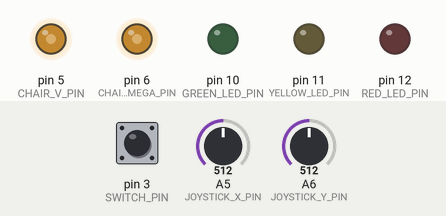
Recording of a sketch running on a simulated Arduino Nano, built with avr-gcc and run on an emulated ATmega328P. Shown: output pins drawn as LEDs (lit = HIGH). The test bench sets the inputs (shaded band); at power-on: pin 3 (SWITCH_PIN) HIGH, A5 (JOYSTICK_X_PIN) = 512, A6 (JOYSTICK_Y_PIN) = 512.

Above: at 1.55 s.
At 2.45 s:
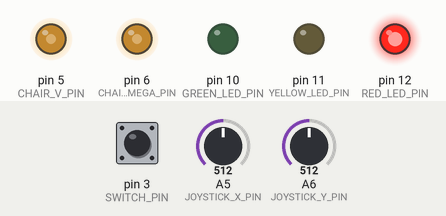
Timing chart, 0 to 4.5 s (numbered marks = the images above):
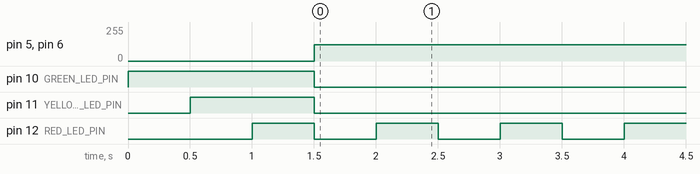

Measured:
- by itself, pin 5 (CHAIR_V_PIN), pin 6 (CHAIR_OMEGA_PIN): 0/255 → 122/255 at 1.5 s
- by itself, pin 12 (RED_LED_PIN): alternates HIGH for 0.50 s and LOW for 0.50 s

The sketch:

main.ino
```cpp
// Production code

#include "Coordinates.h"
#include "Joystick.h"
#include "Chair.h"
#include "PinInterface.h"
#include "RealPinInterface.h"
#include "SerialInterface.h"
#include "Logging.h"
#include "Led.h"

#define JOYSTICK_X_PIN A5
#define JOYSTICK_Y_PIN A6
#define SWITCH_PIN 3
#define CHAIR_V_PIN 5
#define CHAIR_OMEGA_PIN 6
#define GREEN_LED_PIN 10
#define YELLOW_LED_PIN 11
#define RED_LED_PIN 12

// Uncomment line below to enable logging
// #define LOGGING
RealPinInterface pinInterface;
Led led(RED_LED_PIN, YELLOW_LED_PIN, GREEN_LED_PIN, &pinInterface);
Joystick joystick(JOYSTICK_X_PIN, JOYSTICK_Y_PIN, &pinInterface);
Chair chair(CHAIR_V_PIN, CHAIR_OMEGA_PIN, SWITCH_PIN, &pinInterface);
SerialInterface serialInterface;

LinearCoords joystickPosition;
InformationPacket incomingPacket;

void setup()
{
  Serial.begin(115200);
  while (!Serial)
  {
  }
  serialInterface.attach(&Serial);

  // Pin Setup
  joystick.setup();
  chair.setup();
  led.setup();

  // Calibration process
  // joystick.calibrate(Serial);

  return;
}

InformationPacket dummyPacket = {.status = 0, .x = 0, .y = 0, .timestamp = 0};

void loop()
{
  joystickPosition = joystick.position();

  incomingPacket = serialInterface.readPacket();

  if(millis() - incomingPacket.timestamp > 2000)
  {
    led.warning();
    joystickPosition.x = 0;
    joystickPosition.y = 0;
  }

  led.update(incomingPacket.status);

  if (incomingPacket.status == 2)
  {
    joystickPosition.x = incomingPacket.x;
    joystickPosition.y = incomingPacket.y;
  }

  joystickPosition.x *= -0.9;
  joystickPosition.y *= -0.9;

  chair.changeSpeed();
  chair.command(joystickPosition);
}
```

Chair.cpp
```cpp
#include "Chair.h"
#include "Logging.h"

Chair::Chair(int vPin, int omegaPin, int switchPin, PinInterface *pinInterface)
{
    this->vPin = vPin;
    this->omegaPin = omegaPin;
    this->switchPin = switchPin;
    this->pinInterface = pinInterface;
    return;
}

/// @brief Run this to setup chair pins
void Chair::setup()
{
    pinMode(this->vPin, OUTPUT);
    pinMode(this->omegaPin, OUTPUT);
    pinMode(this->switchPin, INPUT_PULLUP);
}


void Chair::changeSpeed()
{
    // The pin is 1 when the switch is off, hence the "not"
    int result = !this->pinInterface->doDigitalRead(this->switchPin);

    if(result && !this->lastSwitchState)
    {
        this->currentSpeed++;
        if(this->currentSpeed >= SPEEDS)
        {
            this->currentSpeed = 0;
        }
    }
    this->lastSwitchState = result;
}

// void Chair::handleHalt(PolarCoords coords)
// {
//     if (this->halt && coords.omega > -30 && coords.omega < 30)
//     {
//         // rotate chair?
//         while (this->halt)
//         {
//             PolarCoords rotate = {.v = 0.5, .omega = -90};
//             this->pinInterface->doAnalogWrite(this->vPin, Coordinates::map(rotate.v, STANDARDIZED_V_MIN, STANDARDIZED_V_MAX, OUTPUT_V_MIN, OUTPUT_V_MAX));
//             this->pinInterface->doAnalogWrite(this->omegaPin, Coordinates::map(rotate.omega, STANDARDIZED_OMEGA_MIN, STANDARDIZED_OMEGA_MAX, OUTPUT_OMEGA_MIN, OUTPUT_OMEGA_MAX));
//         }
//     }
// }

float Chair::safetyBounds(float input)
{
    float biased = input - 0.06;
    if (biased > 2.0)
        return 2.0;
    if (biased < 1.2)
        return 1.2;
    return biased;
}


/// @brief Sends a V and Omega command to the chair DB9
/// @param coords Normalized polar coordinates
void Chair::command(LinearCoords coords)
{

    // Don't send command to chair if halt and coords mean to go "forward"
    LinearCoords command = coords;
    if (this->halt && coords.x > -30 && coords.y < 30)
    {
        command.x = 0;
        command.y = 0;
    }

    // apply deadband
    command.x = abs(command.x)<DEADBAND ? 0 : command.x;
    command.y = abs(command.y)<DEADBAND ? 0 : command.y;

    command.x = command.x * this->speeds[this->currentSpeed];
    command.y = command.y * this->speeds[this->currentSpeed];

    float mappedX = Coordinates::map(command.x, STANDARDIZED_V_MIN, STANDARDIZED_V_MAX, OUTPUT_V_MIN, OUTPUT_V_MAX);
    float mappedY = Coordinates::map(command.y, STANDARDIZED_OMEGA_MIN, STANDARDIZED_OMEGA_MAX, OUTPUT_OMEGA_MIN, OUTPUT_OMEGA_MAX);

    float finalX = this->safetyBounds(mappedX);
    float finalY = this->safetyBounds(mappedY);

    /*sp(finalX);
    sp(" | ");
    spl(finalY);*/

    // Pass command to chair
    this->pinInterface->doAnalogWrite(this->vPin, finalX);
    this->pinInterface->doAnalogWrite(this->omegaPin, finalY);
    return;
}

void Chair::setHalt(bool state)
{
    this->halt = state;
}
```

Chair.h
```cpp
#ifndef CHAIR_H
#define CHAIR_H

#include "Coordinates.h"
#include "PinInterface.h"
#include "Arduino.h"

#define STANDARDIZED_V_MIN -1
#define STANDARDIZED_V_MAX 1
#define STANDARDIZED_OMEGA_MIN -1
#define STANDARDIZED_OMEGA_MAX 1

#define OUTPUT_V_MIN 0
#define OUTPUT_V_MAX 3.3
#define OUTPUT_OMEGA_MIN 0
#define OUTPUT_OMEGA_MAX 3.3

#define SPEEDS 3

#define DEADBAND 0.05

class Chair
{
private:
    int vPin;
    int omegaPin;
    int switchPin;
    float speeds[SPEEDS] = {0.1, 0.2, 0.5};
    int lastSwitchState=0;
    PinInterface *pinInterface;
    bool halt = false;
    // void handleHalt(PolarCoords coords);
public:
    int currentSpeed = 0;
    Chair(int vPin, int omegaPin, int switchPin, PinInterface *pinInterface);
    void setup();
    void command(LinearCoords coords);
    void setHalt(bool state);
    void changeSpeed();
    float safetyBounds(float input);
};

#endif
```

Coordinates.cpp
```cpp
#include "Coordinates.h"

float Coordinates::map(float value, float fromLow, float fromHigh, float toLow, float toHigh){
    return (value - fromLow) * (toHigh - toLow) / (fromHigh - fromLow) + toLow;
}
```

Coordinates.h
```cpp
#ifndef COORDINATES_H
#define COORDINATES_H

#include <math.h>

struct LinearCoords
{
    float x;
    float y;
};


class Coordinates
{
public:
    static float map(float value, float fromLow, float fromHigh, float toLow, float toHigh);
};

#endif
```

Joystick.cpp
```cpp
#include "Joystick.h"

Joystick::Joystick(int xPin, int yPin, PinInterface *pinInterface)
{
    this->xPin = xPin;
    this->yPin = yPin;
    this->pinInterface = pinInterface;
    return;
}

/// @brief Run this to setup joystick pins
void Joystick::setup()
{
    pinMode(this->xPin, INPUT);
    pinMode(this->yPin, INPUT);
}

void Joystick::calibrate(Stream &io)
{
    io.write("Don't touch the joystick. Press any key");
    while(io.read()==-1){}
    calibrate_middle();
    io.write("Place the joystick forward. Press any key");
    while(io.read()==-1){}
    calibrate_front();
    io.write("Place the joystick back. Press any key");
    while(io.read()==-1){}
    calibrate_back();
    io.write("Place the joystick left. Press any key");
    while(io.read()==-1){}
    calibrate_left();
    io.write("Place the joystick right. Press any key");
    while(io.read()==-1){}
    calibrate_right();
}

void Joystick::calibrate_middle()
{
    this->realBounds.midX = this->pinInterface->doAnalogRead(this->xPin);
    this->realBounds.midY = this->pinInterface->doAnalogRead(this->yPin);
    return;
}
bool Joystick::calibrate_left()
{
    float xRead = this->pinInterface->doAnalogRead(this->xPin);
    float yRead = this->pinInterface->doAnalogRead(this->yPin);
    float realValue;

    if(xRead > 1.1*this->realBounds.midX || xRead < 0.9*this->realBounds.midX)
    {
        realValue = xRead;
    }
    else if(yRead > 1.1*this->realBounds.midY || yRead < 0.9*this->realBounds.midY)
    {
        realValue = yRead;
    }
    else
    {
        return false;
    }

    this->realBounds.minX = realValue;
    return true;
}

bool Joystick::calibrate_right()
{
    float xRead = this->pinInterface->doAnalogRead(this->xPin);
    float yRead = this->pinInterface->doAnalogRead(this->yPin);
    float realValue;

    if(xRead > 1.1*this->realBounds.midX || xRead < 0.9*this->realBounds.midX)
    {
        realValue = xRead;
    }
    else if(yRead > 1.1*this->realBounds.midY || yRead < 0.9*this->realBounds.midY)
    {
        realValue = yRead;
    }
    else
    {
        return false;
    }
    this->realBounds.maxX = realValue;
    return true;
}

bool Joystick::calibrate_front()
{
    float xRead = this->pinInterface->doAnalogRead(this->xPin);
    float yRead = this->pinInterface->doAnalogRead(this->yPin);
    float realValue;

    if(xRead > 1.1*this->realBounds.midX || xRead < 0.9*this->realBounds.midX)
    {
        realValue = xRead;
    }
    else if(yRead > 1.1*this->realBounds.midY || yRead < 0.9*this->realBounds.midY)
    {
        realValue = yRead;
    }
    else
    {
        return false;
    }
    this->realBounds.maxY = realValue;
    return true;
}

bool Joystick::calibrate_back()
{
    float xRead = this->pinInterface->doAnalogRead(this->xPin);
    float yRead = this->pinInterface->doAnalogRead(this->yPin);
    float realValue;

    if(xRead > 1.1*this->realBounds.midX || xRead < 0.9*this->realBounds.midX)
    {
        realValue = xRead;
    }
    else if(yRead > 1.1*this->realBounds.midY || yRead < 0.9*this->realBounds.midY)
    {
        realValue = yRead;
    }
    else
    {
        return false;
    }
    this->realBounds.minY = realValue;
    return true;
}

/// @brief Map the joystick coordinates to standardized range
/// @param realCoords
/// @return Coordinates in standardized range
LinearCoords Joystick::joystickMapping(LinearCoords realCoords)
{
    LinearCoords normalizedCoords;
    normalizedCoords.x = Coordinates::map(realCoords.x, realBounds.minX, realBounds.maxX, STANDARDIZED_X_MIN, STANDARDIZED_X_MAX);
    normalizedCoords.y = Coordinates::map(realCoords.y, realBounds.minY, realBounds.maxY, STANDARDIZED_Y_MIN, STANDARDIZED_Y_MAX);

    normalizedCoords.x = normalizedCoords.x < STANDARDIZED_X_MIN ? STANDARDIZED_X_MIN : normalizedCoords.x;
    normalizedCoords.x = normalizedCoords.x > STANDARDIZED_X_MAX ? STANDARDIZED_X_MAX : normalizedCoords.x;
    normalizedCoords.y = normalizedCoords.y < STANDARDIZED_Y_MIN ? STANDARDIZED_Y_MIN : normalizedCoords.y;
    normalizedCoords.y = normalizedCoords.y > STANDARDIZED_Y_MAX ? STANDARDIZED_Y_MAX : normalizedCoords.y;

    return normalizedCoords;
}

LinearCoords Joystick::position()
{
    LinearCoords pos;
    pos.x = this->pinInterface->doAnalogRead(this->xPin);
    pos.y = this->pinInterface->doAnalogRead(this->yPin);
    pos = joystickMapping(pos);
    if(abs(pos.x) < DEADZONE) pos.x = 0;
    if(abs(pos.y) < DEADZONE) pos.y = 0;
    return pos;
}
```

Joystick.h
```cpp
#ifndef JOYSTICK_H
#define JOYSTICK_H

#include "Coordinates.h"
#include "PinInterface.h"
#include "Arduino.h"

#define MIN_X 0
#define MAX_X 5
#define MIN_Y 0
#define MAX_X 5
#define MID_X 0
#define MID_Y 0

#define STANDARDIZED_X_MIN -1
#define STANDARDIZED_X_MAX 1
#define STANDARDIZED_Y_MIN -1
#define STANDARDIZED_Y_MAX 1

#define DEADZONE 0.05

struct JoystickBounds
{
    float minX = MIN_X;
    float maxX = MAX_X;
    float minY = MIN_X;
    float maxY = MAX_X;
    float midX = MID_X;
    float midY = MID_Y;
};

class Joystick
{
private:
    int xPin;
    int yPin;
    PinInterface* pinInterface;
public:
    JoystickBounds realBounds;
    Joystick(int xPin, int yPin, PinInterface* pinInterface);
    void setup();
    void calibrate(Stream &io);
    void calibrate_middle();
    bool calibrate_left();
    bool calibrate_right();
    bool calibrate_front();
    bool calibrate_back();
    LinearCoords joystickMapping(LinearCoords realCoords);
    LinearCoords position();
};

#endif
```

Led.cpp
```cpp
#include "Led.h"
#include "Arduino.h"

Led::Led(int redPin, int yellowPin, int greenPin, PinInterface* pinInterface)
{
    this->redPin = redPin;
    this->yellowPin = yellowPin;
    this->greenPin = greenPin;
    this->pinInterface = pinInterface;
}


void Led::setup()
{
    pinMode(this->redPin, OUTPUT);
    pinMode(this->yellowPin, OUTPUT);
    pinMode(this->greenPin, OUTPUT);

    this->pinInterface->doDigitalWrite(this->greenPin, HIGH);
    delay(500);
    this->pinInterface->doDigitalWrite(this->yellowPin, HIGH);
    delay(500);
    this->pinInterface->doDigitalWrite(this->redPin, HIGH);
    delay(500);
    this->pinInterface->doDigitalWrite(this->greenPin, LOW);
    this->pinInterface->doDigitalWrite(this->yellowPin, LOW);
    this->pinInterface->doDigitalWrite(this->redPin, LOW);
}


void Led::update(int status)
{
    if (status != this->lastStatus)
    {
        switch (status)
        {
        case 0:
            this->pinInterface->doDigitalWrite(this->greenPin, HIGH);
            this->pinInterface->doDigitalWrite(this->yellowPin, LOW);
            this->pinInterface->doDigitalWrite(this->redPin, LOW);
            break;
        case 1:
            this->pinInterface->doDigitalWrite(this->greenPin, LOW);
            this->pinInterface->doDigitalWrite(this->yellowPin, HIGH);
            this->pinInterface->doDigitalWrite(this->redPin, LOW);
            break;
        case 2:
            this->pinInterface->doDigitalWrite(this->greenPin, LOW);
            this->pinInterface->doDigitalWrite(this->yellowPin, LOW);
            this->pinInterface->doDigitalWrite(this->redPin, HIGH);
            break;
        default:
            break;
        }
    }
    this->lastStatus = status;
}


void Led::warning()
{
    this->pinInterface->doDigitalWrite(this->greenPin, LOW);
    this->pinInterface->doDigitalWrite(this->yellowPin, LOW);
    this->pinInterface->doDigitalWrite(this->redPin, HIGH);
    delay(500);
    this->pinInterface->doDigitalWrite(this->redPin, LOW);
    delay(500);
}
```

Led.h
```cpp
#ifndef LED_H
#define LED_H

#include "PinInterface.h"

class Led
{
private:
    int redPin;
    int yellowPin;
    int greenPin;
    PinInterface* pinInterface;
public:
    int lastStatus = -1;
    Led(int redPin, int yellowPin, int greenPin, PinInterface* pinInterface);
    void setup();
    void update(int status);
    void warning();
};


#endif // LED_H
```

Logging.h
```cpp
// #define LOGGING
#ifdef LOGGING
#define sp(...) Serial.print(__VA_ARGS__);
#define spl(...) Serial.println(__VA_ARGS__);
#else
#define sp(...)
#define spl(...)
#endif
```

PinInterface.cpp
```cpp
#include "PinInterface.h"

void PinInterface::doDigitalWrite(uint8_t pin, uint8_t val)
{
}
int PinInterface::doDigitalRead(uint8_t pin)
{
    return 0;
}
void PinInterface::doAnalogWrite(uint8_t pin, float val)
{
}
float PinInterface::doAnalogRead(uint8_t pin)
{
    return 0.0;
}
```

PinInterface.h
```cpp
#ifndef PININTERFACE_H
#define PININTERFACE_H

#include <stdint.h>

class PinInterface
{
public:
    virtual void doDigitalWrite(uint8_t pin, uint8_t val);
    virtual int doDigitalRead(uint8_t pin);
    virtual void doAnalogWrite(uint8_t pin, float val);
    virtual float doAnalogRead(uint8_t pin);
};


#endif
```

RealPinInterface.cpp
```cpp
#include "RealPinInterface.h"

void RealPinInterface::doDigitalWrite(uint8_t pin, uint8_t val)
{
    digitalWrite(pin, val);
}

int RealPinInterface::doDigitalRead(uint8_t pin)
{
    return digitalRead(pin);
}

/// @brief Analog Write
/// @param pin Pin number
/// @param val Value between 0 and 3.3 to write
void RealPinInterface::doAnalogWrite(uint8_t pin, float val)
{
    float finalVal = val;
    if(val < 0) finalVal = 0;
    if(val > 3.3) finalVal = 3.3;
    int realVal = static_cast<int>(finalVal * 255/3.3);
    analogWrite(pin, realVal);
}

/// @brief Analog Read
/// @param pin Pin number
/// @return Value between 0 and 3.3 (V)
float RealPinInterface::doAnalogRead(uint8_t pin)
{
    return static_cast<float>(analogRead(pin)) * ANALOG_RESOLUTION;
}
```

RealPinInterface.h
```cpp
#if !defined(REALPININTERFACE_H)
#define REALPININTERFACE_H

#include "PinInterface.h"
#include "Arduino.h"

#define ANALOG_RESOLUTION 5 / 1023

class RealPinInterface : public PinInterface
{
public:
    void doDigitalWrite(uint8_t pin, uint8_t val);
    int doDigitalRead(uint8_t pin);
    void doAnalogWrite(uint8_t pin, float val);
    float doAnalogRead(uint8_t pin);
};

#endif // REALPININTERFACE_H
```

SerialInterface.cpp
```cpp
#include "SerialInterface.h"

SerialInterface::SerialInterface()
{
}

/// @brief Attaches a stream to read packets from (probably Serial in
/// production, but a mock for testing)
/// @param io
void SerialInterface::attach(Stream* io)
{
    stream = io;
    return;
}

InformationPacket SerialInterface::decodePacket(char * rawPacket)
{
    InformationPacket packet;

    char *ptr;
    ptr = strtok(rawPacket, ";");
    packet.status = (int)atoi(ptr);
    ptr = strtok(NULL, ";");
    packet.x = (float)atoi(ptr) / 1023.0;
    ptr = strtok(NULL, ";");
    packet.y = (float)atoi(ptr) / 1023.0;
    return packet;
}

/// @brief Reads a packet from the stream
/// @return Returns latest packet
InformationPacket SerialInterface::readPacket()
{
    InformationPacket packet = this->latestPacket;
    char inputBuffer[PACKET_SIZE];
    if (stream->available() > 0)
    {
        if (stream->readBytesUntil('\0', inputBuffer, PACKET_SIZE) == PACKET_SIZE)
        {
            packet = decodePacket(inputBuffer);
            packet.timestamp = millis();
            this->latestPacket = packet;
        }
        // Clear buffer to avoid clogging
        while(stream->available() > 0)
        {
            char c = stream->read();
        }
    }
    return packet;
}
```

SerialInterface.h
```cpp
#ifndef SERIALINTERFACE_H
#define SERIALINTERFACE_H

#include "Arduino.h"

#define PACKET_SIZE 11

struct InformationPacket
{
    int status;
    float x;
    float y;
    unsigned long timestamp;
};

class SerialInterface
{
private:
    Stream* stream;
    InformationPacket latestPacket = {.status = -1, .x = 0.0, .y = 0.0, .timestamp = 0};
public:
    SerialInterface();
    void attach(Stream* io);
    InformationPacket decodePacket(char* rawPacket);
    InformationPacket readPacket();
};

#endif
```
